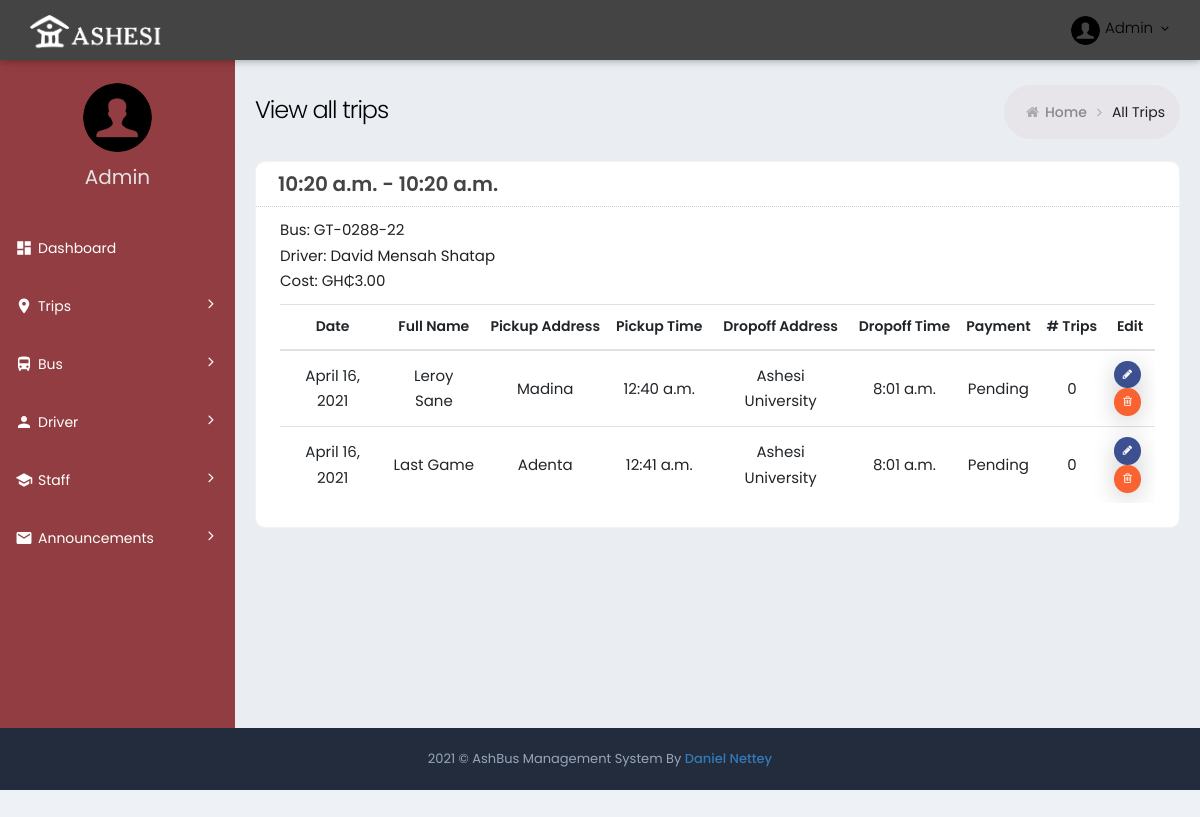
The app's page /trip/, older data.
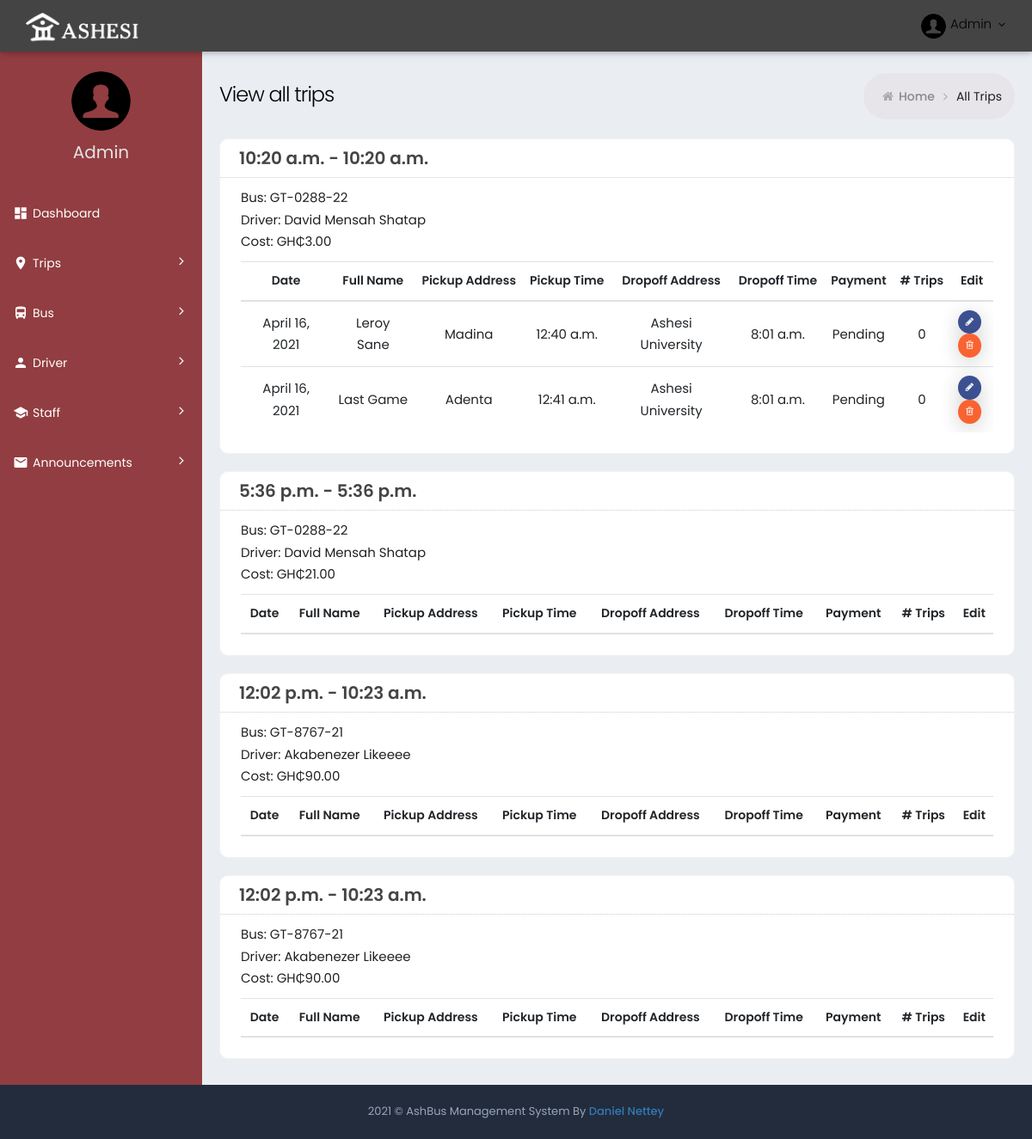
The same page, newer data.
### ashbus/ashbus_web/models.py (models this page shows, shortened)
class Trip(models.Model):
    cost = models.IntegerField(default=3)
    driver = models.ForeignKey(Driver, on_delete=models.CASCADE)
    bus = models.ForeignKey(Bus, on_delete=models.CASCADE)
    start_time = models.TimeField(auto_now=False, auto_now_add=False)
    end_time = models.TimeField(auto_now=False, auto_now_add=False)

class Bus(models.Model):
    bus_number = models.CharField(max_length=40)
    status = models.CharField(max_length=20)
    capacity = models.IntegerField()
    seats_occupied = models.IntegerField()
    location = models.CharField(max_length=60)
    address = models.CharField(max_length=80)
    route = models.ForeignKey(Route, on_delete=models.CASCADE)

class Driver(models.Model):
    license_number = models.CharField(max_length=20)
    person = models.ForeignKey(Person, on_delete=models.CASCADE)

class Person(models.Model):
    email = models.CharField(max_length=40)
    first_name = models.CharField(max_length=20)
    last_name = models.CharField(max_length=20)
    mobile = models.CharField(max_length=20)
    gender = models.CharField(max_length=10)
    number_of_trips = models.IntegerField(default=0)

class Staff_Trip(models.Model):
    trip = models.ForeignKey(Trip, on_delete=models.CASCADE)
    staff = models.ForeignKey(Staff, on_delete=models.CASCADE)
    pickup_location = models.CharField(max_length=60)
    pickup_Address = models.CharField(max_length=80, default="")
    dropoff_location = models.CharField(max_length=60, default = "5.760627459528241, -0.21990174522088365")
    dropoff_Address = models.CharField(max_length=80, default="Ashesi University ")
    pickup_time = models.TimeField(auto_now=False, auto_now_add=True)
    dropoff_time = models.TimeField(auto_now=False, auto_now_add=False)
    trip_date = models.DateField(auto_now=False,auto_now_add=True)
    payment = models.CharField(max_length=20, default="Pending")

class Staff(models.Model):
    card_id = models.CharField(max_length=10)
    amount = models.IntegerField(default=0)
    person = models.ForeignKey(Person, on_delete=models.CASCADE)
    password = models.CharField(max_length=20, default="")

### ashbus/ashbus_web/views.py (the view)
# urls.py: path('trip/', TripView, name="trip"),
def TripView(request):
    trip = Staff_Trip.objects.all()
    one_trip = Trip.objects.all()
    return render(request, "trip.html", {"trips": trip, "one_trip" : one_trip})

### ashbus/ashbus_web/templates/trip.html
{% extends 'innerBase.html'  %}
{% block Content %}
<div class="page-content-wrapper">
	<div class="page-content">
		<div class="page-bar">
			<div class="page-title-breadcrumb">
				<div class=" pull-left">
					<div class="page-title">View all trips</div>
				</div>
				<ol class="breadcrumb page-breadcrumb pull-right">
					<li><i class="fa fa-home"></i>&nbsp;<a class="parent-item" href="{% url 'index' %}">Home</a>&nbsp;<i
							class="fa fa-angle-right"></i>
					</li>
					<li class="active">All Trips</li>
				</ol>
			</div>
		</div>
		<div class="row">
			<div class="col-md-12">
				{% for one_trip in one_trip %}
				<div class="card card-box">
					<div class="card-head">
						<header>{{ one_trip.start_time  }} - {{ one_trip.end_time }}</header>
					</div>
					<div class="card-body ">
						<div>
							Bus: {{ one_trip.bus.bus_number  }}
						</div>
						<div>
							Driver: {{ one_trip.driver.person.first_name  }} {{ one_trip.driver.person.last_name  }}
						</div>
						<div>
							Cost: GH₵{{ one_trip.cost  }}.00
						</div>
						<div class="table-scrollable">
							<table class="table table-hover table-checkable order-column full-width" id="example{{one_trip.id}}">
								<thead>
									<tr>
										<th class="center"> Date</th>
										<th class="center"> Full Name </th>
										<th class="center"> Pickup Address </th>
										<th class="center"> Pickup Time </th>
										<th class="center"> Dropoff Address </th>
										<th class="center"> Dropoff Time </th>
										<th class="center"> Payment </th>
										<th class="center"> # Trips </th>
										<th class="center"> Edit </th>
									</tr>
								</thead>
								<tbody>
									{% for trip in trips %}
									{% if trip.trip.id == one_trip.id %}
									<form action="">
										<tr class="odd gradeX">
											<td class="center"> {{ trip.trip_date }} </td>
											<td class="center"> {{ trip.staff.person.first_name }} {{ trip.staff.person.last_name }} </td>
											<td class="center"> {{ trip.pickup_Address }} </td>
											<td class="center"> {{ trip.pickup_time }} </td>
											<td class="center"> {{ trip.dropoff_Address }} </td>
											<td class="center"> {{ trip.dropoff_time }} </td>
											<td class="center"> {{ trip.payment }} </td>
											<td class="center"> {{ trip.staff.person.number_of_trips }} </td>
											<td class="center">
												<a class="btn btn-tbl-delete btn-xs" style="background:#3d5192">
													<i class="fa fa-pencil"></i>
												</a>
												<a class="btn btn-tbl-delete btn-xs">
													<i class="fa fa-trash-o"></i>
												</a>
											</td>
										</tr>
									</form>
									{% endif %}
									{% endfor %}
								</tbody>
							</table>
						</div>
					</div>
				</div>
				{% endfor %}
				</div>
			</div>
		</div>
	</div>
</div>
{% endblock Content %}

### ashbus/ashbus_web/templates/innerBase.html (shortened to what this page needs)
{% extends 'base.html'  %}
{% block Contente %}
{% load static %}
<head>
	<link href="{% static 'css/simple-line-icons.min.css' %}" rel="stylesheet" type="text/css" />
	<link href="{% static 'css/font-awesome.min.css' %}" rel="stylesheet" type="text/css" />
	<link href="{% static 'css/bootstrap.min.css' %}" rel="stylesheet" type="text/css" />
	<link href="{% static 'css/dataTables.bootstrap4.min.css' %}" rel="stylesheet" type="text/css" />
	<link rel="stylesheet" href="{% static 'css/material.min.css' %}">
	<link rel="stylesheet" href="{% static 'css/material_style.css' %}">
	<link href="{% static 'css/animate_page.css' %}" rel="stylesheet">
	<link href="{% static 'css/plugins.min.css' %}" rel="stylesheet" type="text/css" />
	<link href="{% static 'css/style.css' %}" rel="stylesheet" type="text/css" />
	<link href="{% static 'css/responsive.css' %}" rel="stylesheet" type="text/css" />
	<link href="{% static 'css/theme-color.css' %}" rel="stylesheet" type="text/css" />
</head>
<body
	class="page-header-fixed sidemenu-closed-hidelogo page-content-white page-md header-white dark-sidebar-color logo-dark">
	<div class="page-wrapper">
		<div class="page-header navbar navbar-fixed-top">
			<div class="page-header-inner ">
				<div class="page-logo">
					<a href="{% url 'index' %}">
						<img alt="" src="{% static 'img/logo.png' %}" style="height: 35px;"></a>
				</div>
				<div class="top-menu">
					<ul class="nav navbar-nav pull-right">
						<li class="dropdown dropdown-user">
							<a href="javascript:;" class="dropdown-toggle" data-toggle="dropdown" data-hover="dropdown"
								data-close-others="true">
								<img alt="" class="img-circle " src="{% static 'img/admin.png' %}" />
								<span class="username username-hide-on-mobile"> Admin </span>
								<i class="fa fa-angle-down"></i>
							</a>
						</li>
					</ul>
				</div>
			</div>
		</div>
		<div class="page-container">
			<div class="sidebar-container">
				<div class="sidemenu-container navbar-collapse collapse fixed-menu">
					<div id="remove-scroll">
						<ul class="sidemenu page-header-fixed p-t-20" data-keep-expanded="false" data-auto-scroll="true"
							data-slide-speed="200">
							<li class="sidebar-user-panel">
								<div class="user-panel">
									<div class="row">
										<div class="sidebar-userpic">
											<img src="{% static 'img/admin.png' %}" class="img-responsive" alt=""> </div>
									</div>
									<div class="profile-usertitle">
										<div class="sidebar-userpic-name"> Admin </div>
									</div>
								</div>
							</li>
							<li class="nav-item start active">
								<a href="{% url 'index' %}" class="nav-link nav-toggle">
									<i class="material-icons">dashboard</i>
									<span class="title">Dashboard</span>
								</a>
							</li>
							<li class="nav-item">
								<a href="#" class="nav-link nav-toggle">
									<i class="material-icons">room</i>
									<span class="title">Trips</span>
								</a>
							</li>
							<li class="nav-item">
								<a href="#" class="nav-link nav-toggle">
									<i class="material-icons">directions_bus</i>
									<span class="title">Bus</span>
								</a>
							</li>
							<li class="nav-item">
								<a href="#" class="nav-link nav-toggle">
									<i class="material-icons">person</i>
									<span class="title">Driver</span>
								</a>
							</li>
							<li class="nav-item">
								<a href="#" class="nav-link nav-toggle">
									<i class="material-icons">school</i>
									<span class="title">Staff</span>
								</a>
							</li>
							<li class="nav-item">
								<a href="#" class="nav-link nav-toggle">
									<i class="material-icons">mail</i>
									<span class="title">Announcements</span>
								</a>
							</li>
						</ul>
					</div>
				</div>
			</div>
			{% block Content %} {% endblock Content %}
		</div>
		<div class="page-footer">
			<div class="page-footer-inner"> 2021 &copy; AshBus Management System By
				<a href="mailto:dnettey3@gmail.com" target="_top" class="makerCss">Daniel Nettey</a>
			</div>
		</div>
{% endblock Contente  %}

### ashbus/ashbus_web/templates/base.html
{% load static %}
<!DOCTYPE html>
<html lang="en">
	{% block Contente %} {% endblock Contente %}
</body>
</html>

### ashbus/ashbus_web/static/css/material_style.css (style rules this page uses)
.material-icons { font-family: 'Material Icons'; font-weight: normal; font-style: normal; font-size: 24px; display: inline-block; line-height: 1; text-transform: none; letter-spacing: normal; word-wrap: normal; white-space: nowrap; direction: ltr; -webkit-font-smoothing: antialiased; text-rendering: optimizeLegibility; -moz-osx-font-smoothing: grayscale; font-feature-settings: 'liga'; }
.full-width { width: 100% !important; }
.page-header.navbar .page-logo { line-height: 1.7 !important; }

### ashbus/ashbus_web/static/css/responsive.css (style rules this page uses)
@media (min-width:768px) { .navbar-nav>li { float: left; } }
@media (min-width:992px) { .sidemenu-container { width: 235px; float: left; position: relative; margin-right: -100% } }
@media (min-width:992px) { .sidemenu-container.collapse { display: block; max-height: none !important } }
@media (min-width:992px) { .page-content-wrapper { float: left; width: 100% } }
@media (min-width:992px) { .page-content-wrapper .page-content { margin-left: 235px; margin-top: 0; min-height: 600px; padding: 25px 20px 10px } }
@media (min-width:992px) { .page-footer { clear: left } }

### ashbus/ashbus_web/static/css/theme-color.css (style rules this page uses)
:root { --sidebar-color: #ffffff; --sidebar-font-color: #4680ff; --logo-color: #222c3c; --header-color: #6673FC; }
.dark-sidebar-color .sidemenu-container { background-color: #923D41; }
.dark-sidebar-color .sidemenu-container .sidemenu>li.active.open>a, .dark-sidebar-color .sidemenu-container .sidemenu>li.active>a, .dark-sidebar-color .sidemenu-closed.sidemenu-container-fixed .sidemenu-container:hover .sidemenu>li.active.open>a, .dark-sidebar-color .sidemenu-closed.sidemenu-container-fixed .sidemenu-container:hover .sidemenu>li.active>a { background-color: #923D41; border-top-color: transparent; color: #fff; }
.dark-sidebar-color .sidemenu-container .sidemenu>li>a, .dark-sidebar-color .sidemenu-closed.sidemenu-container-fixed .sidemenu-container:hover .sidemenu>li>a { color: #ffffff; border-bottom:none; }
.dark-sidebar-color .user-panel { color: #ccc; }
.dark-sidebar-color .sidemenu-container .sidemenu>li.active.open>a>.arrow.open:before, .dark-sidebar-color .sidemenu-container .sidemenu>li.active.open>a>.arrow:before, .dark-sidebar-color .sidemenu-container .sidemenu>li.active.open>a>i, .dark-sidebar-color .sidemenu-container .sidemenu>li.active>a>.arrow.open:before, .dark-sidebar-color .sidemenu-container .sidemenu>li.active>a>.arrow:before, .dark-sidebar-color .sidemenu-container .sidemenu>li.active>a>i, .dark-sidebar-color .sidemenu-closed.sidemenu-container-fixed .sidemenu-container:hover .sidemenu>li.active.open>a>.arrow.open:before, .dark-sidebar-color .sidemenu-closed.sidemenu-container-fixed .sidemenu-container:hover .sidemenu>li.active.open>a>.arrow:before, .dark-sidebar-color .sidemenu-closed.sidemenu-container-fixed .sidemenu-container:hover .sidemenu>li.active.open>a>i, .dark-sidebar-color .sidemenu-closed.sidemenu-container-fixed .sidemenu-container:hover .sidemenu>li.active>a>.arrow.open:before, .dark-sidebar-color .sidemenu-closed.sidemenu-container-fixed .sidemenu-container:hover .sidemenu>li.active>a>.arrow:before, .dark-sidebar-color .sidemenu-closed.sidemenu-container-fixed .sidemenu-container:hover .sidemenu>li.active>a>i { color: #fff; }
.dark-sidebar-color .page-container { background-color : #923D41; }
.logo-dark .page-header.navbar .page-logo { background: #444444; }
.header-white .page-header.navbar { background-color: #444444; color:white !important; }
.header-white .page-header.navbar .top-menu .navbar-nav>li.dropdown-language>.dropdown-toggle>.langname, .header-white .page-header.navbar .top-menu .navbar-nav>li.dropdown-user>.dropdown-toggle>.username, .header-white .page-header.navbar .top-menu .navbar-nav>li.dropdown-user>.dropdown-toggle>i { color: #000; }
.header-white .page-header.navbar .top-menu .navbar-nav>li.dropdown .dropdown-toggle>i { color: #000; }

Row changes from the older to the newer data that the page shows:
added Trip: start_time "5:36 p.m.", end_time "5:36 p.m.", bus.bus_number "GT-0288-22", driver.person.first_name "David Mensah", driver.person.last_name "Shatap", cost "21"
added Trip: start_time "12:02 p.m.", end_time "10:23 a.m.", bus.bus_number "GT-8767-21", driver.person.first_name "Akabenezer", driver.person.last_name "Likeeee", cost "90"
added Trip: start_time "12:02 p.m.", end_time "10:23 a.m.", bus.bus_number "GT-8767-21", driver.person.first_name "Akabenezer", driver.person.last_name "Likeeee", cost "90"
